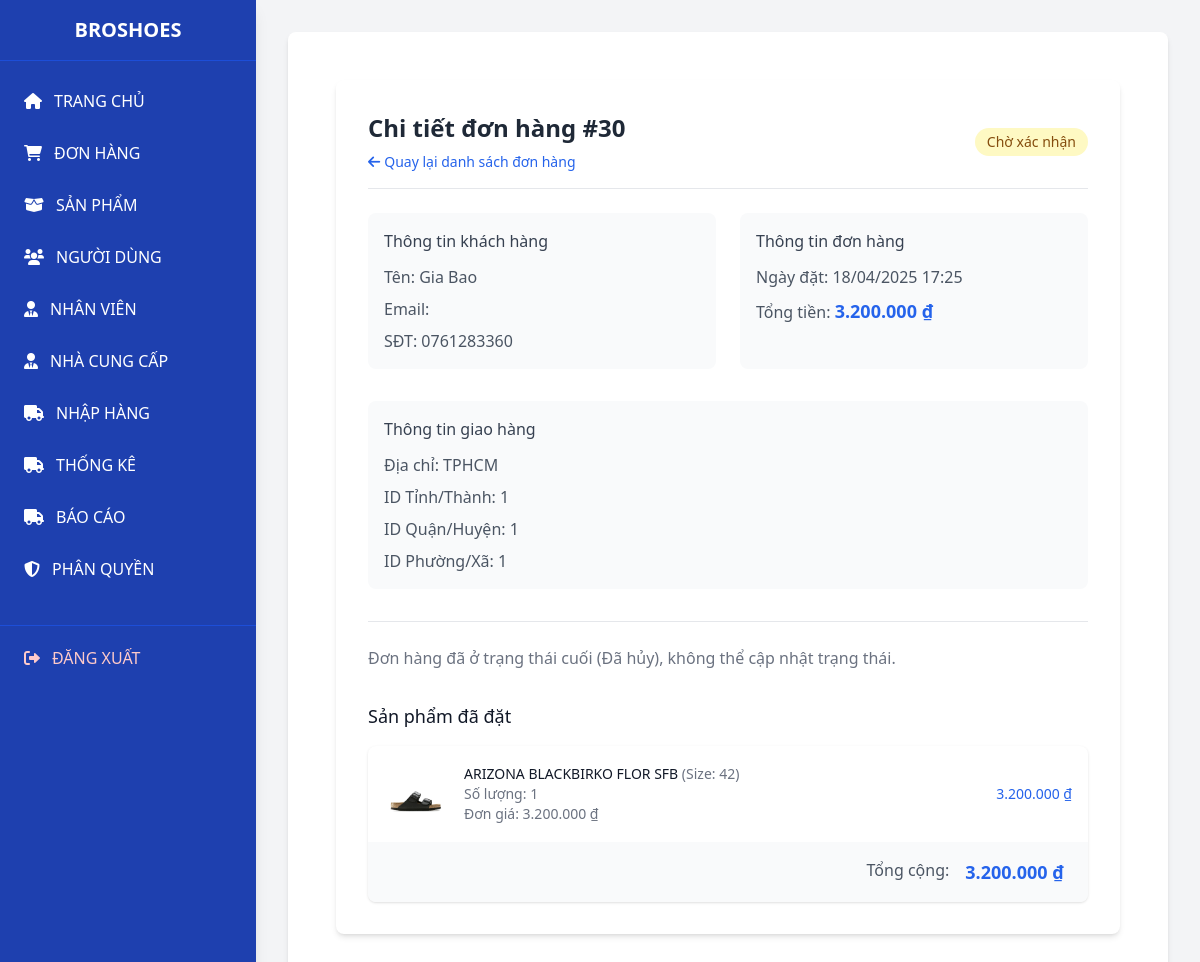
/admin/admin.php?page=orders&action=detail&id=30 (signed in), run on an earlier commit of the app's database.
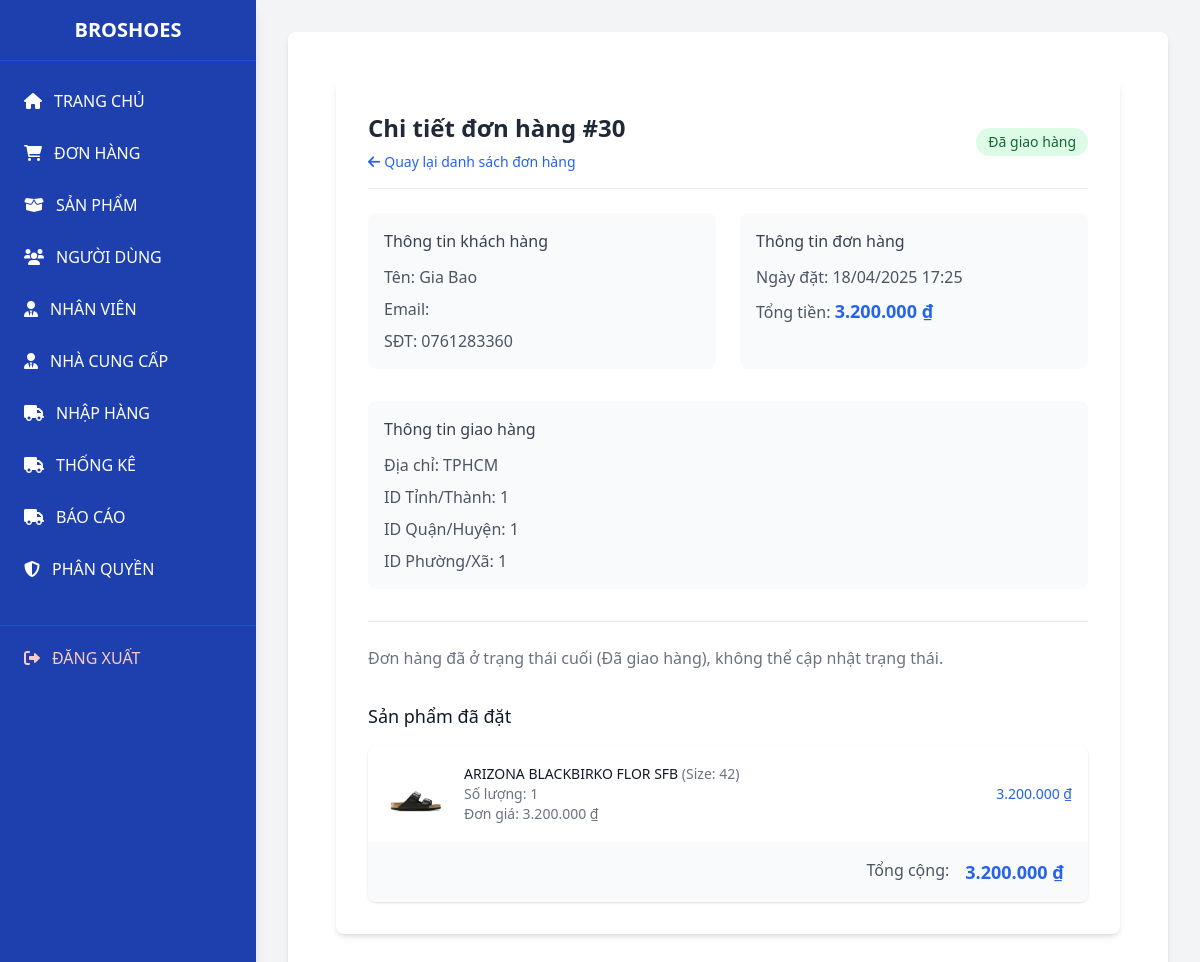
And on a later commit of the database.
### admin/views/orders/detail.php (the view, shortened to what the changed rows need)
<?php
$orderID = $_GET['id'] ?? null;
try {
    $stmt = $pdo->prepare("
        SELECT o.*, u.Fullname AS UserFullname, u.Email AS UserEmail, u.PhoneNumber AS UserPhoneNumber
        FROM `orders` o
        LEFT JOIN `user` u ON o.UserID = u.UserID
        WHERE o.OrderID = ?
    ");
    $stmt->execute([$orderID]);
    $order = $stmt->fetch(PDO::FETCH_ASSOC);
} catch (PDOException $e) {
    echo "<p style='color:red;'>Lỗi SQL: " . $e->getMessage() . "</p>";
    exit;
}
$currentStatus = $order['Status'];
$statusOptions = [];
if ($currentStatus == 'Pending') {
    $statusOptions = ['Processing', 'Completed', 'Cancelled'];
} elseif ($currentStatus == 'Processing') {
    $statusOptions = ['Completed', 'Cancelled'];
} elseif ($currentStatus == 'Completed' || $currentStatus == 'Cancelled') {
    $statusOptions = [];
}
?>
<div class="max-w-4xl mx-auto p-6">
    <div class="bg-white rounded-lg shadow-md p-8">
        <div class="flex justify-between items-center mb-6 border-b pb-4">
            <div>
                <h2 class="text-2xl font-bold text-gray-800">Chi tiết đơn hàng #<?= $order['OrderID'] ?></h2>
            </div>
            <div class="flex items-center space-x-3">
                <span class="px-3 py-1 rounded-full text-sm font-medium
                    <?= $order['Status'] == 'Completed' ? 'bg-green-100 text-green-800' : ($order['Status'] == 'Processing' ? 'bg-blue-100 text-blue-800' : ($order['Status'] == 'Cancelled' ? 'bg-red-100 text-red-800' : 'bg-yellow-100 text-yellow-800')) ?>">
                    <?= $order['Status'] == 'Completed' ? 'Đã giao hàng' : ($order['Status'] == 'Processing' ? 'Đang giao hàng' : ($order['Status'] == 'Cancelled' ? 'Đã hủy' : 'Chờ xác nhận')) ?>
                </span>
            </div>
        </div>
        <?php if (!empty($statusOptions)): ?>
            <form method="POST" action="admin.php?page=orders&action=detail&id=<?= $order['OrderID'] ?>" class="border-t pt-6 mb-8">
                <input type="hidden" name="id" value="<?= $order['OrderID'] ?>">
                <div class="grid grid-cols-1 md:grid-cols-3 gap-6 items-end">
                    <div class="md:col-span-2">
                        <label class="block text-sm font-medium text-gray-700 mb-1">Cập nhật nhanh trạng thái</label>
                        <select name="status" class="w-full px-4 py-2 border border-gray-300 rounded-md focus:ring-2 focus:ring-blue-500 focus:border-blue-500 transition">
                            <?php foreach ($statusOptions as $option): ?>
                                <option value="<?= $option ?>" <?= $option == $currentStatus ? 'selected' : '' ?>>
                                    <?= $option == 'Processing' ? 'Đang giao hàng' : ($option == 'Completed' ? 'Đã giao hàng' : 'Đã hủy') ?>
                                </option>
                            <?php endforeach; ?>
                        </select>
                    </div>
                    <div class="flex justify-end">
                        <button type="submit" class="w-full md:w-auto px-6 py-2 bg-blue-600 text-white rounded-md hover:bg-blue-700 focus:outline-none focus:ring-2 focus:ring-blue-500 focus:ring-offset-2 transition">
                            <i class="fas fa-sync-alt mr-2"></i> Cập nhật nhanh
                        </button>
                    </div>
                </div>
            </form>
        <?php else: ?>
            <div class="border-t pt-6 mb-8 text-gray-500">
                <p>Đơn hàng đã ở trạng thái cuối (<?= $currentStatus == 'Completed' ? 'Đã giao hàng' : 'Đã hủy' ?>), không thể cập nhật trạng thái.</p>
            </div>
        <?php endif; ?>
    </div>
</div>

What changed in the data, as far as the page shows it:
changed orders "TPHCM": Status "Delivering" → "Completed" (drawn)
Also different on the page:
text no longer shown: "Chờ xác nhận Đã hủy"
text now shown: "Đã giao hàng Đã giao hàng"
